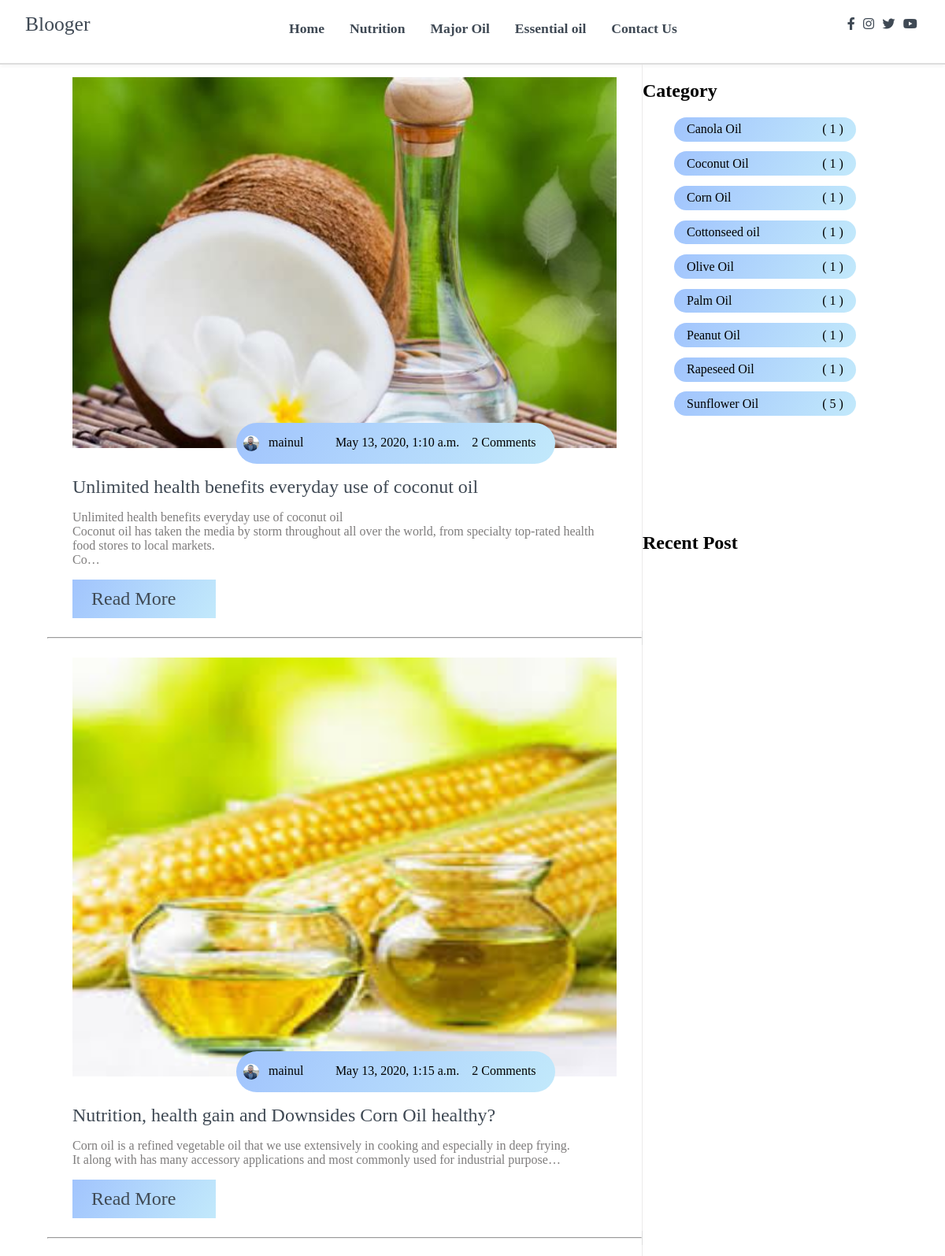
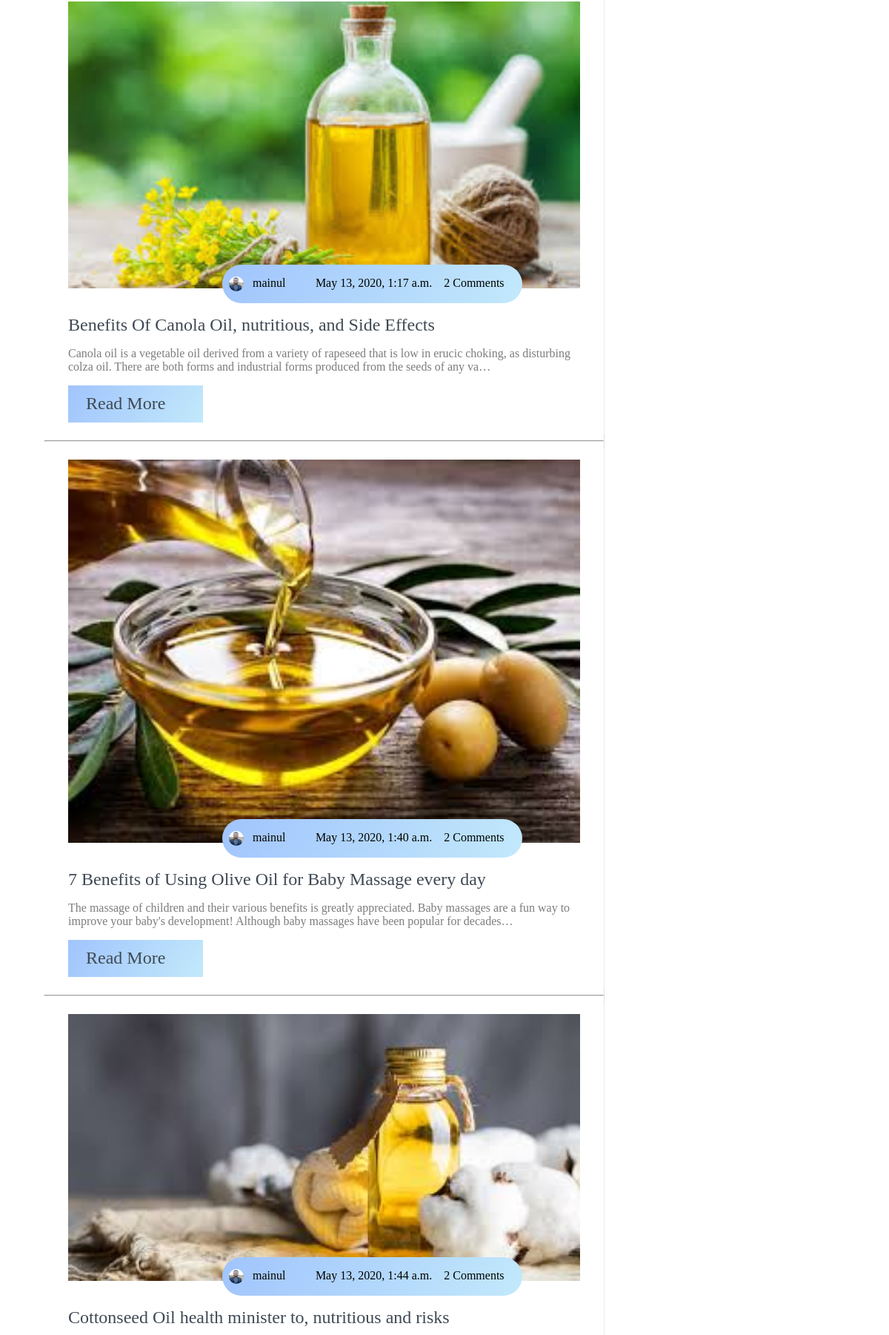
/?page=3 (upper part), run on the app's committed database (2 pictures, top to bottom).
### posts/models.py (models this page shows, shortened)
class Post(models.Model):
    title = models.CharField(max_length=150)
    overview = models.TextField()
    timestamp = models.DateTimeField(auto_now_add= True)
    author = models.ForeignKey(Author, on_delete=models.CASCADE)
    thumbnail = models.ImageField()
    incredient_pdf = models.ImageField(blank=True, null=True)
    categories = models.ManyToManyField(Category)
    featured = models.BooleanField()
    likes = models.ManyToManyField(User, related_name='likes', blank=True, null=True)
    unlikes = models.ManyToManyField(User,related_name='unlikes',blank=True, null=True)
    def get_absolute_url(self, **kwargs):
        return reverse('post-detail', kwargs={
            'pk':self.pk
        })

class Author(models.Model):
    user = models.OneToOneField(User, on_delete=models.CASCADE)
    profile_picture = models.ImageField()
    def __str__(self):
        return self.user.username

class Category(models.Model):
    title = models.CharField(max_length = 30)

### posts/views.py (the view)
# urls.py: path('', IndexView.as_view(), name='home'),
class IndexView(View):
    def get(self, request, *args, **kwargs):
        post = Post.objects.all()
        featured = Post.objects.filter(featured=True)
        recent = Post.objects.order_by('-timestamp')[0:30]
        category_count = get_category_count()
        paginator = Paginator(post, 2)
        page_number = request.GET.get('page')
        page_obj = paginator.get_page(page_number)
        context = {
            'object_list': featured,
            'recent': recent,
            'category_count': category_count,
            'page_obj': page_obj,
        }
        return render(request, "index.html", context)

### posts/views.py (called while the page is built)
def get_category_count():
    queryset = Post.objects.values('categories__title').annotate(Count('categories__title'))
    return queryset

### templates/index.html (shortened to what this page needs)
{% extends 'base.html' %}
{% block content %}
<main>
    <section class="container">
        <div class="site-content">
            <div class="posts"style="border-right: 1px solid #ddd;" >
                {% for obj in object_list %}
                <div class="post-content" data-aos="zoom-in" data-aos-delay="200">
                    <div class="post-image">
                        <div>
                            <img src="{{ obj.thumbnail.url }}" class="img" alt="blog1">
                        </div>
                        <div class="post-info flex-row">
                            <span>
                                <i class="">
                                    <img style="width:20px;
                                                    height:20px;
                                                    border-radius:100%;
                                                    float:left;
                                                    margin-left:-15px;" src="{{ obj.author.profile_picture.url }}">
                                </i>&nbsp;&nbsp; {{ obj.author }} </span>
                            <span><i class="fas fa-calendar-alt text-gray"></i>&nbsp;&nbsp; {{ obj.timestamp }} </span>
                            <span>2 Comments</span>
                        </div>
                    </div>
                    <div class="post-title">
                        <a href=" {{ obj.get_absolute_url }} "> {{ obj.title }} </a>
                        <p>
                            {{ obj.overview|linebreaks|truncatechars:200 }}
                        </p>
                        <button class="btn post-btn"> <a href="{% url 'post-detail' pk=obj.pk %}"> Read More </a> &nbsp;
                            <i class="fas fa-arrow-right"></i></button>
                    </div>
                </div>
                <hr>
                {% endfor %}
            </div>
            <aside class="sidebar">
                <div class="category">
                    <h2>Category</h2>
                    <ul class="category-list">
                        {% for cat in category_count %}
                        <li class="list-items" data-aos="fade-left" data-aos-delay="100">
                            {% if 'Cottonseed oil' in cat.categories__title %}
                            <a href=" {% url 'CottonseedOil' %} "> {{ cat.categories__title }}</a>
                            <span>( {{ cat.categories__title__count }} )</span>
                            {% endif %}
                            {% if 'Coconut Oil' in cat.categories__title %}
                            <a href=" {% url 'CoconutOil' %} "> {{ cat.categories__title }}</a>
                            <span>( {{ cat.categories__title__count }} )</span>
                            {% endif %}
                            {% if 'Corn Oil' in cat.categories__title %}
                            <a href=" {% url 'CornOil' %} "> {{ cat.categories__title }}</a>
                            <span>( {{ cat.categories__title__count }} )</span>
                            {% endif %}
                            {% if 'Canola Oil' in cat.categories__title %}
                            <a href=" {% url 'CanolaOil' %} "> {{ cat.categories__title }}</a>
                            <span>( {{ cat.categories__title__count }} )</span>
                            {% endif %}
                            {% if 'Olive Oil' in cat.categories__title %}
                            <a href=" {% url 'OliveOil' %} "> {{ cat.categories__title }}</a>
                            <span>( {{ cat.categories__title__count }} )</span>
                            {% endif %}
                            {% if 'Palm Oil' in cat.categories__title %}
                            <a href=" {% url 'PalmOil' %} "> {{ cat.categories__title }}</a>
                            <span>( {{ cat.categories__title__count }} )</span>
                            {% endif %}
                            {% if 'Peanut Oil' in cat.categories__title %}
                            <a href=" {% url 'PeanutOil' %} "> {{ cat.categories__title }}</a>
                            <span>( {{ cat.categories__title__count }} )</span>
                            {% endif %}
                            {% if 'Rapeseed Oil' in cat.categories__title %}
                            <a href=" {% url 'RapeseedOil' %} "> {{ cat.categories__title }}</a>
                            <span>( {{ cat.categories__title__count }} )</span>
                            {% endif %}
                            {% if 'Sunflower Oil' in cat.categories__title %}
                            <a href=" {% url 'SunflowerOil' %} "> {{ cat.categories__title }}</a>
                            <span>( {{ cat.categories__title__count }} )</span>
                            {% endif %}
                        </li>
                        {% endfor %}
                    </ul>
                </div>
                <div class="popular-post">
                    <h2>Recent Post</h2>
                    {% for obj in recent %}
                    <div class="post-content" data-aos="flip-up" data-aos-delay="200">
                        <div class="post-image">
                            <div>
                                <img src=" {{ obj.thumbnail.url }} " class="img" alt="blog1">
                            </div>
                            <div class="post-info flex-row">
                                <span><i class="fas fa-calendar-alt text-gray"></i>&nbsp;&nbsp;
                                </span>
                                <span>2 Comments</span>
                            </div>
                        </div>
                        <div class="post-title">
                            <a href=" {% url 'post-detail' pk=obj.pk %} "> {{ obj.title }} </a>
                        </div>
                    </div>
                    {% endfor %}
                </div>
            </aside>
        </div>
    </section>
</main>
{% endblock content %}

### static/css/all.css (style rules this page uses)
.fa, .fas, .far, .fal, .fad, .fab { -moz-osx-font-smoothing: grayscale; -webkit-font-smoothing: antialiased; display: inline-block; font-style: normal; font-variant: normal; text-rendering: auto; line-height: 1; }
.fa-arrow-right:before { content: "\f061"; }
.fa-calendar-alt:before { content: "\f073"; }
.fa, .fas { font-family: 'Font Awesome 5 Free'; font-weight: 900; }

### static/css/Style.css (style rules this page uses)
html, body { margin: 0%; box-sizing: border-box; overflow-x: hidden; left: 0; }
p { font-family: Arial, Helvetica, sans-serif; }
:root { --text-gray: #3f4954; --text-light : #686666da; --bg-color: #0f0f0f; --white: #ffffff; --midnight: #104f55; --sky: linear-gradient(120deg, #a1c4fd 0%, #c2e9fb 100%); --Abel: 'Abel', cursive; --Anton: 'Anton', cursive; --Josefin : 'Josefin', cursive; --Lexend: 'Lexend', cursive; --Livvic : 'Livvic', cursive; --Lobster: 'Lobster', cursive; --Open_Sans: 'Open_Sans', cursive; --Oswald: 'Oswald', cursive; --Passion_One: 'Passion_One', cursive; --Roboto: 'Roboto', cursive; --Ubuntu: 'Ubuntu', cursive; }
a { text-decoration: none; color: var(--text-gray); }
.flex-row { display: flex; flex-direction: row; flex-wrap: wrap; }
ul { list-style-type: none; }
h2 { font-family: var(--Lexend); }
button.btn { border: none; border-radius: 2rem; padding: 1rem 3rem; font-size: 1rem; font-family: var(--Livvic); cursor: pointer; }
span { font-family: var(--Abel); }
.container { margin: 0 5vw; }
.text-gray { color: var(--text-gray); }
p { font-family: var(--Lexend); color: var(--text-light); }
main .site-content { display: grid; grid-template-columns: 70% 30%; }
main .post-content { width: 100%; border-right: 1px solid rgb(236, 234, 234); }
main .site-content .post-content > .post-image, .post-title { padding: 1rem 2rem; position: relative; }
main .site-content .post-content > .post-image .post-info { background: var(--sky); padding: 1rem; position: absolute; bottom: 0%; left: 20vw; border-radius: 3rem; }
main .site-content .post-content > .post-image > div { overflow: hidden; }
main .site-content .post-content > .post-image .img { width: 100%; transition: all .5s ease; }
main .site-content .post-content > .post-image .post-info span { margin: 0 .5rem; }
main .post-content .post-title a { font-family: var(--Anton); font-size: 1.5rem; }
.site-content .post-content .post-title .post-btn { border-radius: 0; padding: .7rem 1.5rem; background: var(--sky); }
.site-content > .sidebar .category-list { font-family: var(--Livvic); }
.site-content > .sidebar .category-list .list-items { background: var(--sky); padding: .4rem 1rem; margin: .8rem 0; border-radius: 3rem; width: 70%; display: flex; justify-content: space-between; }
.site-content > .sidebar .category-list .list-items a { color: black; }
.site-content .sidebar .popular-post .post-content { padding: 1rem 0; }
.site-content .sidebar .popular-post h2 { padding-top: 8rem; }
.site-content .sidebar .popular-post .post-info { padding: .4rem .1rem !important; bottom: 0rem !important; left: 1.5rem !important; border-radius: 0rem !important; background: white !important; }
.site-content .sidebar .popular-post .post-title a { font-size: 1rem; }

### data on the page
Post: thumbnail (picture), author.profile_picture (picture), author "mainul", timestamp "May 13, 2020, 1:10 a.m.", title "Unlimited health benefits everyday use of coconut oil", overview "Unlimited health benefits everyday use of coconut oil Coconut oil has taken the media by storm throughout all over the world, from specialty top-rated health food stores to local markets. Co…"
Post: thumbnail (picture), author.profile_picture (picture), author "mainul", timestamp "May 13, 2020, 1:15 a.m.", title "Nutrition, health gain and Downsides Corn Oil healthy?", overview "Corn oil is a refined vegetable oil that we use extensively in cooking and especially in deep frying. It along with has many accessory applications and most commonly used for industrial purpose…"
Post: thumbnail (picture), author.profile_picture (picture), author "mainul", timestamp "May 13, 2020, 1:17 a.m.", title "Benefits Of Canola Oil, nutritious, and Side Effects", overview "Canola oil is a vegetable oil derived from a variety of rapeseed that is low in erucic choking, as disturbing colza oil. There are both forms and industrial forms produced from the seeds of any va…"
Post: thumbnail (picture), author.profile_picture (picture), author "mainul", timestamp "May 13, 2020, 1:40 a.m.", title "7 Benefits of Using Olive Oil for Baby Massage every day", overview "The massage of children and their various benefits is greatly appreciated. Baby massages are a fun way to improve your baby's development! Although baby massages have been popular for decades…"
Post: thumbnail (picture), author.profile_picture (picture), author "mainul", timestamp "May 13, 2020, 1:44 a.m.", title "Cottonseed Oil health minister to, nutritious and risks"
Category: categories__title "Canola Oil", categories__title__count "1"
Category: categories__title "Coconut Oil", categories__title__count "1"
Category: categories__title "Corn Oil", categories__title__count "1"
Category: categories__title "Cottonseed oil", categories__title__count "1"
Category: categories__title "Olive Oil", categories__title__count "1"
Category: categories__title "Palm Oil", categories__title__count "1"
Category: categories__title "Peanut Oil", categories__title__count "1"
Category: categories__title "Rapeseed Oil", categories__title__count "1"
Category: categories__title "Sunflower Oil", categories__title__count "5"
Post: thumbnail (picture)
Post: thumbnail (picture)
Post: thumbnail (picture)
Post: thumbnail (picture)
Post: thumbnail (picture)
Post: thumbnail (picture)
Post: thumbnail (picture)
Post: thumbnail (picture)
